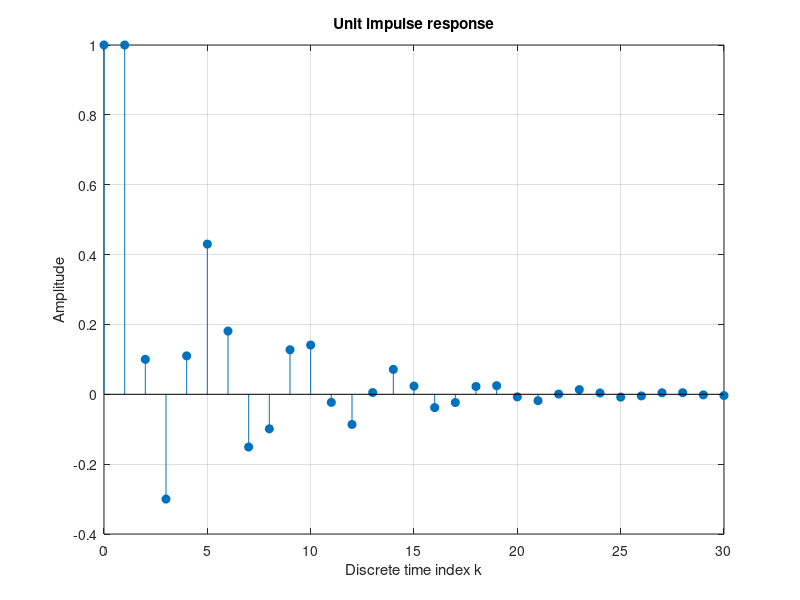

Here is the MATLAB script that generated this plot: (Note: this script raises an error after producing the figure.)
clear                   % 清除所有变量
close all               % 关闭所有图形窗口

% 定义系统函数的系数
a = [1 -1 0.9 -0.5];
b = 1;

% 定义时间向量
t_start = 0;
t_end = 30;
t_step = 1;
t = t_start:t_step:t_end;

% 生成单位脉冲信号和单位阶跃信号
impulse_signal = [1, zeros(1, t_end)];
step_signal = ones(1, t_end + 1);

% 计算单位脉冲响应和单位阶跃响应
impulse_response = filter(b, a, impulse_signal);
step_response = filter(b, a, step_signal);

% 画出单位脉冲响应
fig1 = figure('Units', 'inches', 'Position', [0 0 6 4]);  % 设置绘图窗口尺寸为6x4英寸
stem(t, impulse_response, 'filled');
grid on                 % 打开网格线
title('Unit impulse response');
xlabel('Discrete time index k');
ylabel('Amplitude');

save_figure_as_image(fig1,'unit_impulse_response');

% 画出单位阶跃响应
fig2 = figure('Units', 'inches', 'Position', [0 0 6 4]);  % 设置绘图窗口尺寸为6x4英寸
stem(t, step_response, 'filled');
grid on                 % 打开网格线
title('Unit step response');
xlabel('Discrete time index k');
ylabel('Amplitude');

save_figure_as_image(fig2,'unit_step_response');